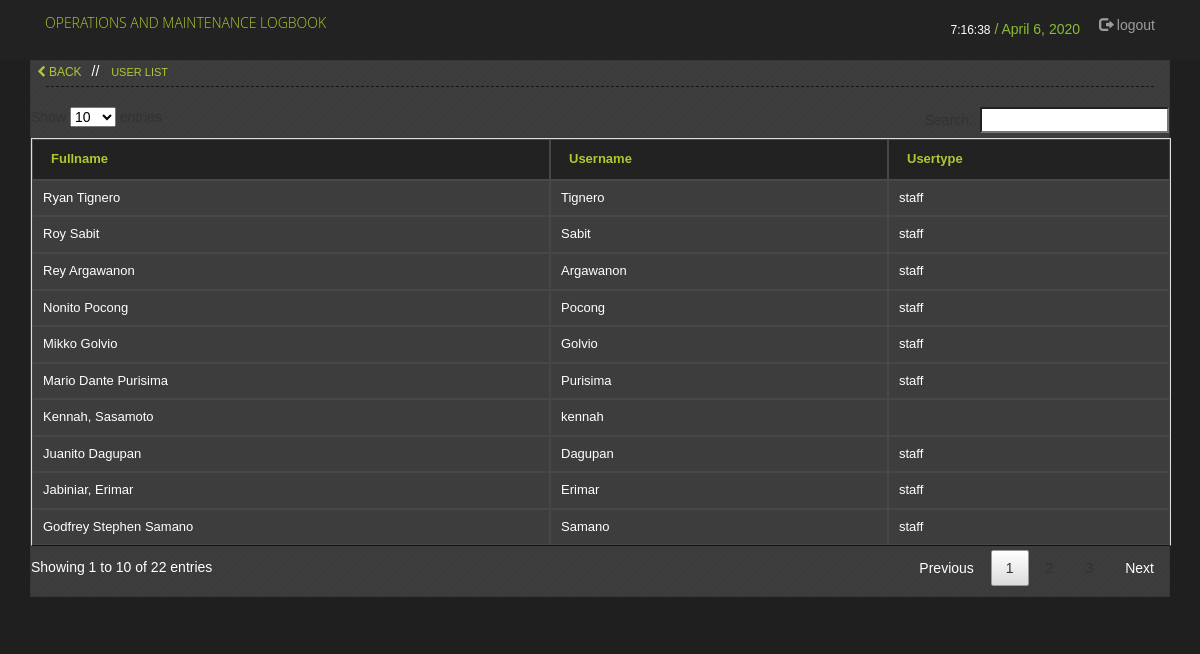
Page /view_user.php (signed in) on the committed database.
### tables this page shows
CREATE TABLE `users` (
  `user_id` int(11) NOT NULL AUTO_INCREMENT,
  `usertype_id` int(11) NOT NULL DEFAULT '0',
  `username` varchar(100) DEFAULT NULL,
  `password` varchar(100) DEFAULT NULL,
  `fullname` varchar(150) DEFAULT NULL,
  `employee_id` int(11) NOT NULL DEFAULT '0',
  PRIMARY KEY (`user_id`)
);

CREATE TABLE `usertype` (
  `usertype_id` int(11) NOT NULL AUTO_INCREMENT,
  `usertype_name` varchar(100) DEFAULT NULL,
  PRIMARY KEY (`usertype_id`)
);

### includes/functions.php (called while the page is built, shortened)
<?php
function getInfo($con, $column, $table, $id, $value_id){
	$get = $con->query("SELECT $column FROM $table WHERE $id = '$value_id'");
	$fetch = $get->fetch_array();
	return $fetch[$column];
}
?>

### view_user.php (the view, shortened to what this page needs)
<?php
	include 'header.php';
	include 'includes/connection.php';
	include 'includes/functions.php';
?>
<link rel="stylesheet" type="text/css" href="css/jquery.dataTables.min.css" />
<body onload="startTime()">
<?php include 'navbar.php';?>
     <div class="container">
      	<div class="row">
        	<div class="col-lg-12">
	      		<div class="dash-unit">
	      			<a href="add_user.php" class="btn btn-xs"><span class="fa fa-chevron-left"></span> BACK</a> //
			  		<dtitle style="color:#b2c831" >User List</dtitle>
			  		<div class="col-lg-12"><hr></div>
				    <table class="table table-striped table-bordered table-hover" id="dt1">
				        <thead>
				          	<tr>
					            <th colspan="1">Fullname</th>
					            <th>Username</th>
					            <th>Usertype</th>
				          	</tr>
				        </thead>
				        <tbody>
				        	<?php
			  					$sql = mysqli_query($con,"SELECT * FROM users ORDER BY fullname DESC");
			  					while($row = mysqli_fetch_array($sql)){
			  				?>
				          	<tr class="gradeA">
					           <td><?php echo $row['fullname']?></td>
					           <td><?php echo $row['username']?></td>
					           <td><?php echo getInfo($con, 'usertype_name', 'usertype', 'usertype_id',  $row['usertype_id']);?></td>
				         	</tr>
				         	<?php } ?>
				        </tbody>
				    </table>
				</div>
        	</div>
		</div>
    </div>
</body>
</html>

### header.php (shortened to what this page needs)
<!doctype html>
<html><head>
    <link rel="stylesheet" type="text/css" href="bootstrap/css/bootstrap.min.css" />
    <link href="css/style.css" rel="stylesheet">
    <link href="css/font-style.css" rel="stylesheet">
    <link href="css/flexslider.css" rel="stylesheet">
    <link href="css/css/font-awesome.min.css" rel="stylesheet">
    <link href="css/css/font-awesome.css" rel="stylesheet">
    <link href="css/header.css" rel="stylesheet">
  </head>

### navbar.php (shortened to what this page needs)
<div class="navbar-nav navbar-inverse navbar-fixed-top" style="z-index:1">
    <div class="container">
    <div class="navbar-header">
        <a class="navbar-brand" href="home.php"><h5 style="margin:0px"> OPERATIONS AND MAINTENANCE LOGBOOK</h5></a>
    </div>
        <div class="navbar-collapse collapse">
            <ul class="nav navbar-nav pull-right">
                <li style="color:#88bd31"><digiclock id="txt" style="font-size:12px">00:00:00</digiclock> / <?php echo date("F j, Y") ?></li>
                <li>&nbsp</li>
                <li style="color:#88bd31"><a href="logout.php" ><span class="glyphicon glyphicon-log-out"></span> logout</a></li>
            </ul>
        </div>
    </div>
</div>

### css/style.css (style rules this page uses)
body { background:#1f1f1f; font-family: 'Open Sans', sans-serif; }
h3,h4 , h5 { font-family: 'Open Sans', sans-serif; font-weight:lighter; }
h5 { color:#b2c831; margin-left:5px; }
.dash-unit { margin-bottom: 30px; padding-bottom:10px; border: 1px solid #383737; background-image:url('../images/sep-half.png'); background-color: #3d3d3d; color:white; }
.dash-unit dtitle { font-size:11px; text-transform:uppercase; color:#ffffff; margin:8px; padding:0px; height:inherit }
.dash-unit hr { border: 0; border-top: 1px solid #151515; border-top-style: dashed; margin-top:3px; }
digiclock { font-size: 30px; color: #fff; text-align: center; line-height: 60px; margin-left: auto }
a { color: #b2c831; text-decoration: none; }

### css/header.css (style rules this page uses)
body { padding-top: 60px; }
table { font-size: 13px; }
table tbody tr td { background-color: #3d3d3d; border: 1px solid #474747!important; }
table thead tr th { background-color: #171717b5; color: #b2c831; border: 1px solid #474747!important }
body { font-family: Tahoma, Verdana, Segoe, sans-serif!important; }

### rows in the picture
users: fullname "Kennah, Sasamoto", username "kennah"
users: fullname "Jabiniar, Erimar", username "Erimar", usertype.usertype_name "staff"
users: fullname "Ryan Tignero", username "Tignero", usertype.usertype_name "staff"
users: fullname "Roy Sabit", username "Sabit", usertype.usertype_name "staff"
users: fullname "Rey Argawanon", username "Argawanon", usertype.usertype_name "staff"
users: fullname "Nonito Pocong", username "Pocong", usertype.usertype_name "staff"
users: fullname "Mikko Golvio", username "Golvio", usertype.usertype_name "staff"
users: fullname "Mario Dante Purisima", username "Purisima", usertype.usertype_name "staff"
users: fullname "Juanito Dagupan", username "Dagupan", usertype.usertype_name "staff"
users: fullname "Godfrey Stephen Samano", username "Samano", usertype.usertype_name "staff"
